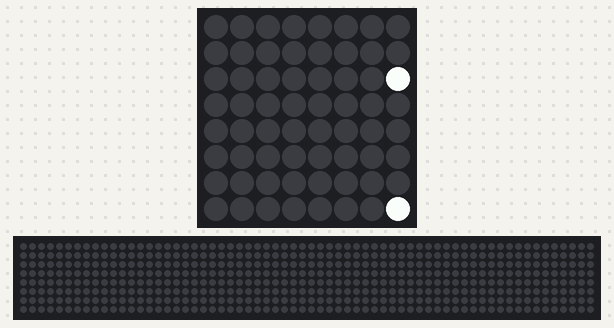
Recording of a program running on a simulated Raspberry Pi (BCM pin numbers) with a Sense HAT. Shown: the Sense HAT's 8×8 RGB LED matrix, a strip that is not on the board, showing the scrolling text unrolled. The 64×8 strip is a reading aid, not a part: it shows the text the matrix is scrolling, unrolled, one strip-width of it at a time.

Above: at 0.17 s.
At 4.09 s:
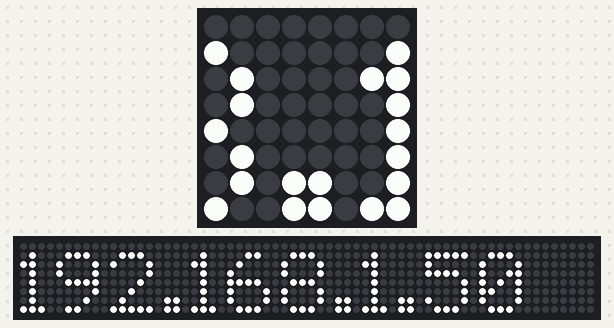
At 8.11 s:
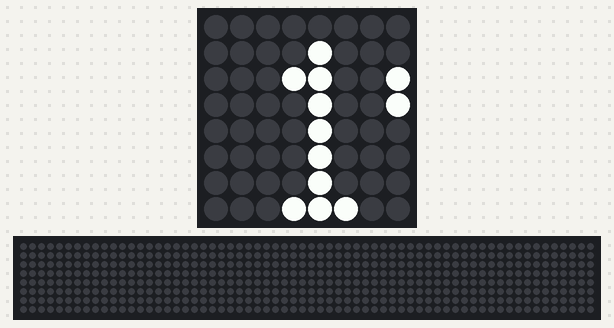
At 15.36 s:
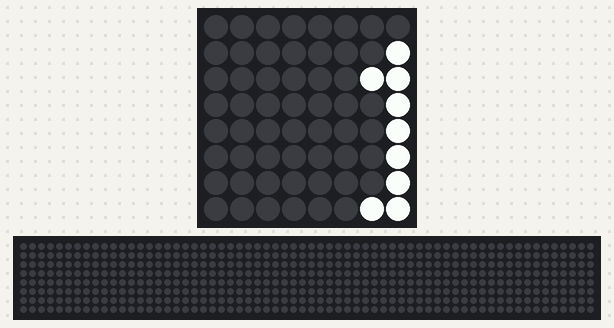
At 21.6 s:
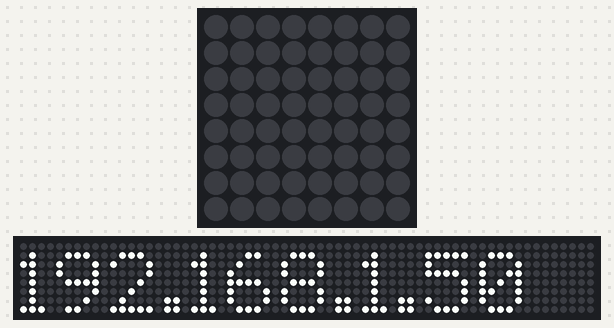
At 39.93 s:
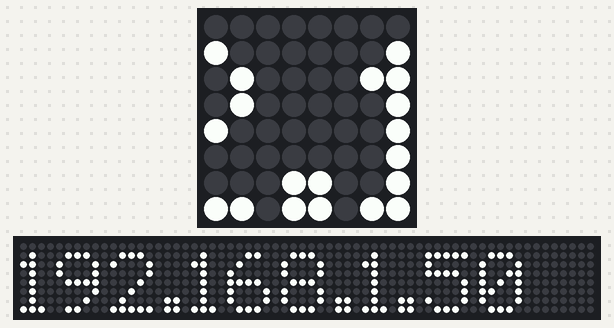

The program:

sense-hat-ip-display.py
```python
#!/usr/bin/env python3

import socket
import fcntl
import struct
import time
import signal
import sys
from sense_hat import SenseHat
import getpass


running = True


def main():
    sense = SenseHat()

    while running:
        ip = get_wlan0_ip()
        sense.show_message(ip)
        time.sleep(1)

    sense.clear()


def get_username():
    return getpass.getuser()


def get_wlan0_ip():
    s = socket.socket(socket.AF_INET, socket.SOCK_DGRAM)
    try:
        # Pack the interface name 'wlan0' into a 256-bit string buffer
        # 0x8915 is the SIOCGIFADDR constant to get interface address
        interface_bytes = struct.pack('256s', b'wlan0'[:15])
        ip_address = fcntl.ioctl(s.fileno(), 0x8915, interface_bytes)[20:24]
        return socket.inet_ntoa(ip_address)
    except OSError:
        return "offline"
    finally:
        s.close()


def display_output(sense, ip, username):
    sense.show_message(f'{username} {ip}')


def shutdown(signum, frame):
    global running
    running = False

signal.signal(signal.SIGTERM, shutdown)
signal.signal(signal.SIGINT, shutdown)


if __name__ == '__main__':
    main()
```
